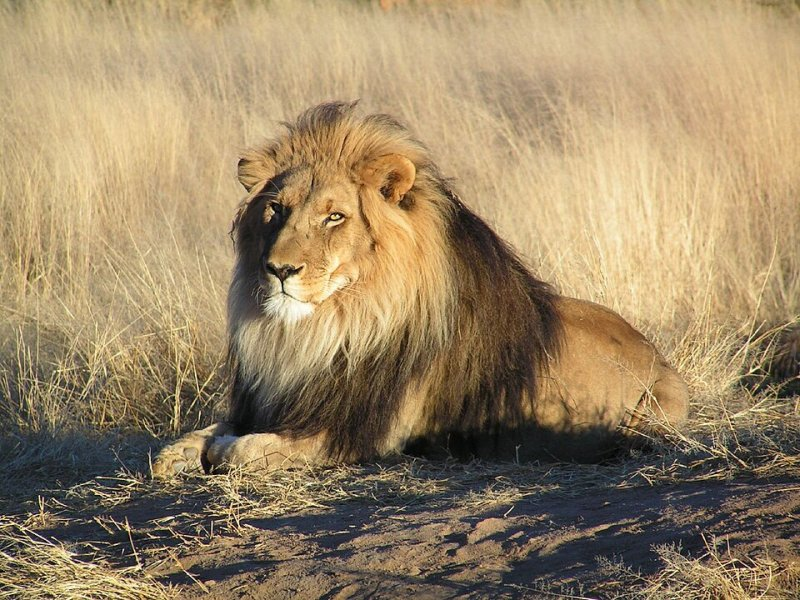
#> input picture backend/desk_test/img/lion.jpg, 800 x 600 px; its folder holds 4 pictures in this run
$ python bench_v3.py
#> lines starting #> are read from the running program, lines starting #| are printed output that depends on the picture
### backend/desk_test/scene.py
"""Mock "scene camera" views of the desk-test page, for pre-runs without the Neon.

The page (index.html) is drawn as a 1280x720 screen: distractor text on the left, a picture (tests A/B) or the
lake video (tests C/D) on the right. That screen is composited into a 1600x1200 frame (the Neon scene camera's
size) on a monitor standing on a desk. Everything here returns the frame plus the regions in normalized
frame coordinates (0..1), so gaze scripts and ground truth use the same numbers as the engine.

The lake scene mirrors drawLake() in index.html (same geometry and timeline).
"""
from __future__ import annotations

import math
from pathlib import Path

import cv2
import numpy as np

HERE = Path(__file__).resolve().parent
IMG = HERE / "img"
FRAME_W, FRAME_H = 1600, 1200
SCREEN_W, SCREEN_H = 1280, 720
# where the screen sits in the camera frame (normalized): a monitor ~60 cm in front of the wearer
SCREEN_BOX = (0.10, 0.10, 0.90, 0.10 + 0.80 * (SCREEN_H / SCREEN_W) * (FRAME_W / FRAME_H))

# screen layouts (normalized screen coords), mirrored by index.html's CSS
LAYOUT = {
    "pictures": {"text": (0.03, 0.12, 0.33, 0.92), "panel": (0.64, 0.12, 0.97, 0.92)},
    "video": {"text": (0.03, 0.12, 0.38, 0.92), "panel": (0.48, 0.14, 0.97, 0.86)},
}
PICTURES = ("lion", "tiger", "dog", "car", "house")
# where the animal/object is inside each photo (for "gaze on it"), normalized photo coords
SUBJECT_IN_PHOTO = {"lion": (0.32, 0.58), "tiger": (0.5, 0.45), "dog": (0.5, 0.5), "car": (0.62, 0.62),
                    "house": (0.45, 0.45)}

DISTRACTOR = (
    "Quarterly facilities update. The third-floor printer queue is now shared with the east wing, so "
    "please collect your pages promptly. Desk bookings for next week open on Monday at nine. The kitchen "
    "dishwasher will be serviced on Thursday afternoon; use the second-floor kitchen until it is back. "
    "Remember to log expenses before the end of the month and attach scanned receipts in PDF format. "
    "The fire drill is scheduled for Wednesday at eleven: leave by the nearest stairwell, not the lift, "
    "and gather in the car park by the north gate. Parking permits must be renewed online. Lost property "
    "is kept at reception for two weeks. The meeting rooms on level two now have new screens; the cable "
    "drawer holds every adapter you need. Please keep the quiet zone quiet."
)


def screen_to_frame(box):
    """Normalized screen box -> normalized camera-frame box."""
    sx0, sy0, sx1, sy1 = SCREEN_BOX
    return (sx0 + box[0] * (sx1 - sx0), sy0 + box[1] * (sy1 - sy0),
            sx0 + box[2] * (sx1 - sx0), sy0 + box[3] * (sy1 - sy0))


def _wrap_text(img, box, text, scale=0.62, color=(40, 40, 40)):
    h, w = img.shape[:2]
    x0, y0, x1, y1 = int(box[0] * w), int(box[1] * h), int(box[2] * w), int(box[3] * h)
    font = cv2.FONT_HERSHEY_SIMPLEX
    cv2.putText(img, "Facilities notes", (x0, y0 + 10), font, scale * 1.3, (20, 20, 20), 2, cv2.LINE_AA)
    y, line = y0 + 52, ""
    for word in text.split():
        trial = (line + " " + word).strip()
        if cv2.getTextSize(trial, font, scale, 1)[0][0] > x1 - x0:
            cv2.putText(img, line, (x0, y), font, scale, color, 1, cv2.LINE_AA)
            y, line = y + 27, word
            if y > y1:
                return
        else:
            line = trial
    cv2.putText(img, line, (x0, y), font, scale, color, 1, cv2.LINE_AA)


def _fit(src, w, h):
    """Letterbox src into w x h (black bars), like CSS object-fit: contain. Returns image + placement."""
    sh, sw = src.shape[:2]
    s = min(w / sw, h / sh)
    nw, nh = int(sw * s), int(sh * s)
    out = np.zeros((h, w, 3), np.uint8)
    ox, oy = (w - nw) // 2, (h - nh) // 2
    out[oy:oy + nh, ox:ox + nw] = cv2.resize(src, (nw, nh), interpolation=cv2.INTER_AREA)
    return out, (ox / w, oy / h, (ox + nw) / w, (oy + nh) / h)


# ---- the lake scene (same as drawLake() in index.html) ------------------------------------------
LAKE_PERIOD = 20.0
FIG_H = 0.34          # figure height, fraction of the panel height
FOOT_Y = 0.84


def shore_x(y: float) -> float:
    return 0.70 + 0.025 * math.sin(y * 14.0)


def figure_x(t: float) -> tuple[float, int]:
    """Figure's centre x (panel coords) and facing (+1 right / -1 left) at scene time t."""
    t = t % LAKE_PERIOD
    if t < 10:
        return 0.08 + (0.645 - 0.08) * t / 10, 1          # walks to the water's edge
    if t < 14:
        return 0.645, 1                                    # stands at the edge
    return 0.645 - (0.645 - 0.08) * (t - 14) / 6, -1      # walks back


def lake_truth_gap(t: float, panel_w: float, panel_h: float) -> float:
    """Ground-truth gap between the figure's front and the shore, in figure heights."""
    x, face = figure_x(t)
    front = x + 0.035
    return max(0.0, shore_x(FOOT_Y) - front) * panel_w / (FIG_H * panel_h)


def draw_lake(w: int, h: int, t: float) -> np.ndarray:
    img = np.zeros((h, w, 3), np.uint8)
    hor = int(0.48 * h)
    for y in range(hor):                                   # sky gradient
        k = y / hor
        img[y, :] = (int(235 - 40 * k), int(200 - 20 * k), int(150 - 30 * k))
    hills = np.array([[0, hor], [int(0.2 * w), int(0.38 * h)], [int(0.45 * w), int(0.44 * h)],
                      [int(0.7 * w), int(0.36 * h)], [w, int(0.43 * h)], [w, hor]], np.int32)
    cv2.fillPoly(img, [hills], (90, 130, 95))
    img[hor:, :] = (70, 160, 95)                           # grass
    pts = [(int(shore_x(y / h) * w), y) for y in range(hor, h, 4)] + [(w, h), (w, hor)]
    cv2.fillPoly(img, [np.array(pts, np.int32)], (180, 110, 30))     # lake
    for i in range(14):                                    # ripples
        yy = hor + 12 + (i * 37) % (h - hor - 12)
        xx = int((0.76 + 0.2 * ((i * 0.37 + t * 0.02) % 1)) * w)
        cv2.line(img, (xx, yy), (xx + int(0.05 * w), yy), (215, 160, 90), 2, cv2.LINE_AA)
    # a tree on the left
    cv2.rectangle(img, (int(0.03 * w), int(0.42 * h)), (int(0.045 * w), int(0.62 * h)), (40, 70, 100), -1)
    cv2.circle(img, (int(0.038 * w), int(0.38 * h)), int(0.07 * h), (50, 110, 50), -1)
    # the person
    x, face = figure_x(t)
    fh = FIG_H * h
    cx, foot = x * w, FOOT_Y * h
    hip, shoulder = foot - 0.48 * fh, foot - 0.80 * fh
    walking = (t % LAKE_PERIOD) < 10 or (t % LAKE_PERIOD) >= 14
    sw = math.sin(t * 2 * math.pi * 1.6) * (0.35 if walking else 0.0)
    leg = 0.48 * fh
    for s in (sw, -sw):                                    # legs (jeans)
        fx, fy = cx + math.sin(s) * leg, hip + math.cos(s) * leg
        cv2.line(img, (int(cx), int(hip)), (int(fx), int(fy)), (120, 60, 30), max(3, int(0.06 * fh)), cv2.LINE_AA)
        cv2.ellipse(img, (int(fx + face * 0.03 * fh), int(fy)), (int(0.05 * fh), int(0.02 * fh)), 0, 0, 360,
                    (30, 30, 30), -1)
    body = np.array([[cx - 0.09 * fh, shoulder], [cx + 0.09 * fh, shoulder],
                     [cx + 0.07 * fh, hip], [cx - 0.07 * fh, hip]], np.int32)
    cv2.fillPoly(img, [body], (40, 40, 210))               # red top
    for s in (-sw, sw):                                    # arms
        hx, hy = cx + math.sin(s) * 0.35 * fh, shoulder + math.cos(s) * 0.35 * fh
        cv2.line(img, (int(cx), int(shoulder + 0.03 * fh)), (int(hx), int(hy)), (150, 180, 225),
                 max(2, int(0.04 * fh)), cv2.LINE_AA)
    cv2.circle(img, (int(cx), int(shoulder - 0.11 * fh)), int(0.1 * fh), (150, 180, 225), -1, cv2.LINE_AA)  # head
    cv2.ellipse(img, (int(cx), int(shoulder - 0.15 * fh)), (int(0.1 * fh), int(0.06 * fh)), 0, 180, 360,
                (30, 40, 60), -1)                          # hair
    return img


# ---- page + camera frame ----------------------------------------------------------------------
_photos: dict[str, np.ndarray] = {}


def photo(name: str) -> np.ndarray:
    if name not in _photos:
        _photos[name] = cv2.imread(str(IMG / f"{name}.jpg"))
    return _photos[name]


def render_screen(mode: str, picture: str | None = None, t: float = 0.0):
    """The page as the screen shows it. Returns (img, regions in normalized SCREEN coords)."""
    scr = np.full((SCREEN_H, SCREEN_W, 3), 246, np.uint8)
    cv2.rectangle(scr, (0, 0), (SCREEN_W, 46), (60, 50, 45), -1)
    cv2.putText(scr, "Spidey Sense desk test", (16, 31), cv2.FONT_HERSHEY_SIMPLEX, 0.7, (235, 235, 235), 1,
                cv2.LINE_AA)
    lay = LAYOUT[mode]
    _wrap_text(scr, lay["text"], DISTRACTOR)
    px0, py0, px1, py1 = lay["panel"]
    pw, ph = int((px1 - px0) * SCREEN_W), int((py1 - py0) * SCREEN_H)
    regions = {"text": lay["text"], "panel": lay["panel"]}
    if mode == "pictures":
        content, inner = _fit(photo(picture), pw, ph)
        sx, sy = SUBJECT_IN_PHOTO[picture]
        regions["subject"] = (px0 + (inner[0] + sx * (inner[2] - inner[0])) * (px1 - px0),
                              py0 + (inner[1] + sy * (inner[3] - inner[1])) * (py1 - py0))
    else:
        content = draw_lake(pw, ph, t)
        x, _ = figure_x(t)
        regions["subject"] = (px0 + x * (px1 - px0), py0 + (FOOT_Y - FIG_H / 2) * (py1 - py0))
        regions["water"] = (px0 + 0.85 * (px1 - px0), py0 + 0.75 * (py1 - py0))
        regions["truth_gap"] = lake_truth_gap(t, pw, ph)
    scr[int(py0 * SCREEN_H):int(py0 * SCREEN_H) + ph, int(px0 * SCREEN_W):int(px0 * SCREEN_W) + pw] = content
    return scr, regions


_bg: np.ndarray | None = None


def desk_background() -> np.ndarray:
    global _bg
    if _bg is None:
        rng = np.random.default_rng(7)
        bg = np.zeros((FRAME_H, FRAME_W, 3), np.uint8)
        desk_y = int(0.80 * FRAME_H)
        for y in range(desk_y):
            bg[y, :] = (int(200 - 30 * y / desk_y), int(205 - 25 * y / desk_y), int(210 - 20 * y / desk_y))
        bg[desk_y:, :] = (60, 100, 150)                    # wooden desk
        for i in range(40):
            yy = desk_y + int(rng.integers(0, FRAME_H - desk_y))
            cv2.line(bg, (0, yy), (FRAME_W, yy + int(rng.integers(-8, 8))), (50, 88, 135), 1)
        cv2.rectangle(bg, (int(0.25 * FRAME_W), int(0.86 * FRAME_H)), (int(0.70 * FRAME_W), int(0.95 * FRAME_H)),
                      (45, 45, 45), -1)                    # keyboard
        cv2.circle(bg, (int(0.85 * FRAME_W), int(0.9 * FRAME_H)), 55, (230, 230, 235), -1)   # mug
        noise = rng.normal(0, 4, bg.shape)
        _bg = np.clip(bg + noise, 0, 255).astype(np.uint8)
    return _bg


def camera_frame(mode: str, picture: str | None = None, t: float = 0.0):
    """Scene-camera frame (1600x1200 BGR) + regions in normalized FRAME coords."""
    scr, reg = render_screen(mode, picture, t)
#> in render_screen, `cv2.putText(scr, "Spidey Sense desk test", (16, 31), cv2.FONT_HERSHEY_..`:
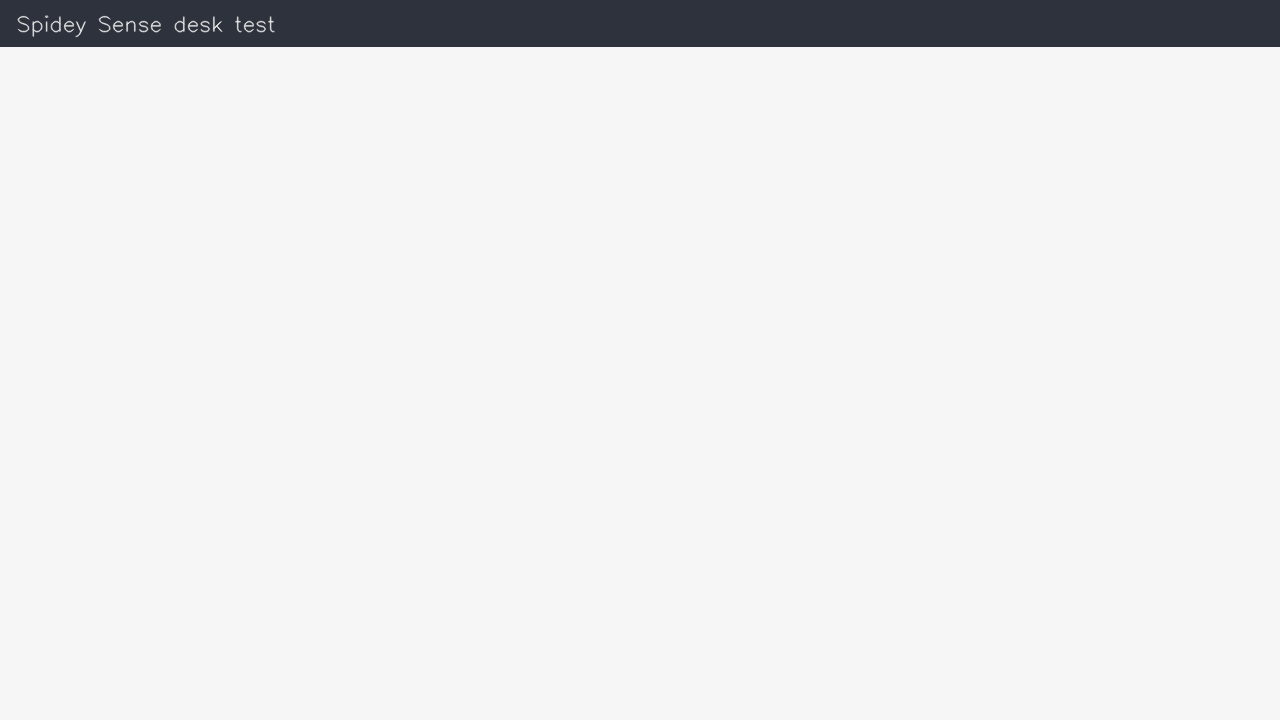
#> scr: shape (720, 1280, 3); mean of channels 0, 1, 2 234, 233.4, 233; drawn as B, G, R
#> after the loop in _wrap_text, `for word in text.split():`:
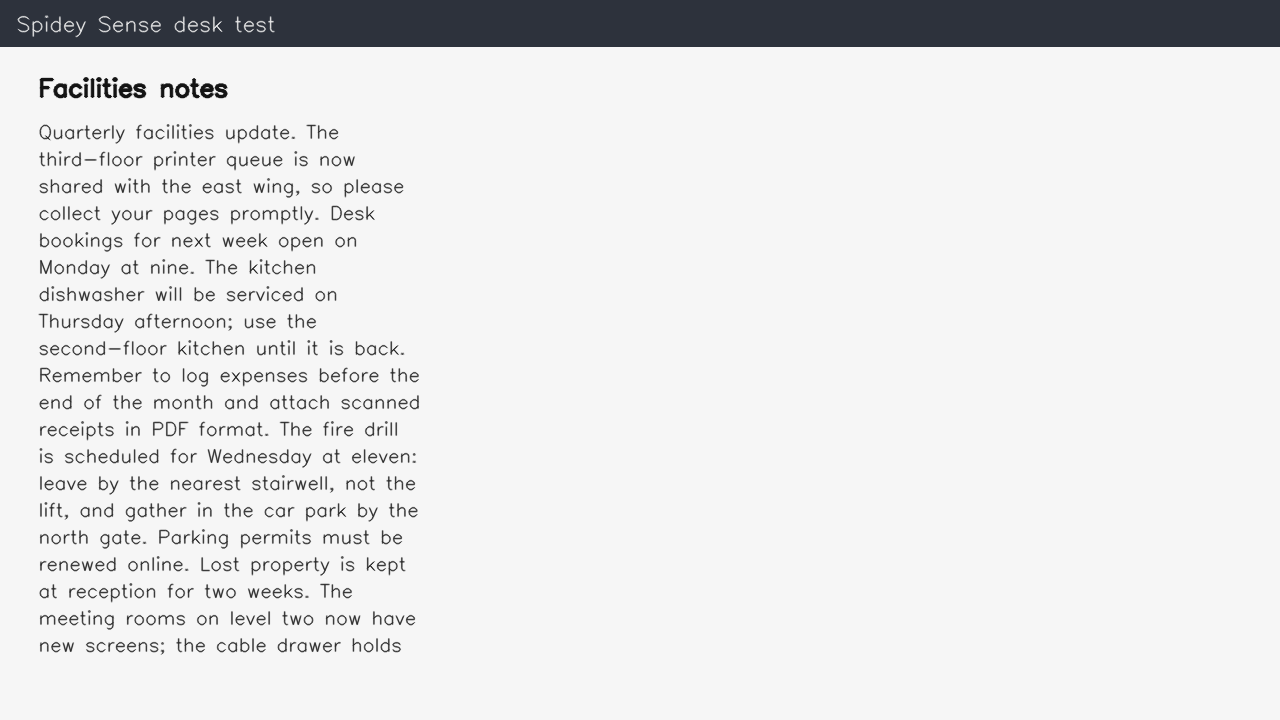
#> img: shape (720, 1280, 3); mean of channels 0, 1, 2 229.5, 228.9, 228.6; drawn as B, G, R
#> in photo, returned value is the input picture: shape (600, 800, 3); mean B, G, R 102.6, 135.3, 156.1
#> in _fit, `sh, sw = src.shape[:2]`: sh = 600; sw = 800
#> in _fit, `s = min(w / sw, h / sh)`: s = 0.527
#> in _fit, `nw, nh = int(sw * s), int(sh * s)`: nw = 422; nh = 316
#> in _fit, `ox, oy = (w - nw) // 2, (h - nh) // 2`: ox = 0; oy = 130
#> in _fit, `out[oy:oy + nh, ox:ox + nw] = cv2.resize(src, (nw, nh), interpolation=..`:
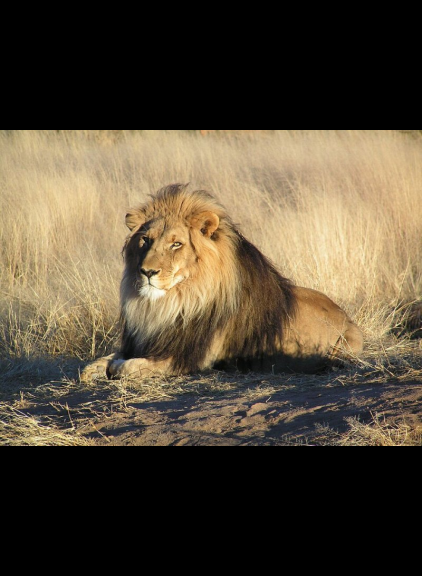
#> out: shape (576, 422, 3); mean B, G, R 56.3, 74.2, 85.6
#> in render_screen, `content, inner = _fit(photo(picture), pw, ph)`: inner = (0, 0.226, 1, 0.774)
#> in render_screen, `scr[int(py0 * SCREEN_H):int(py0 * SCREEN_H) + ph, int(px0 * SCREEN_W):..`:
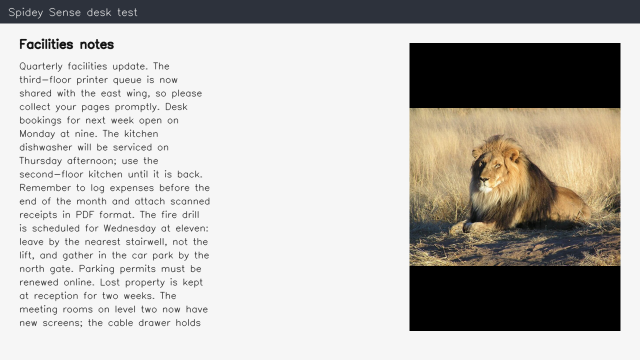
#> scr: shape (720, 1280, 3) (shown at 1/2 size); mean of channels 0, 1, 2 179.5, 183.6, 186.3; drawn as B, G, R
#> reg = {'text': (0.03, 0.12, 0.33, 0.92), 'panel': (0.64, 0.12, 0.97, 0.92), 'subject': (0.746, 0.555)}
    img = desk_background().copy()
#> after the loop in desk_background, `for i in range(40):`:
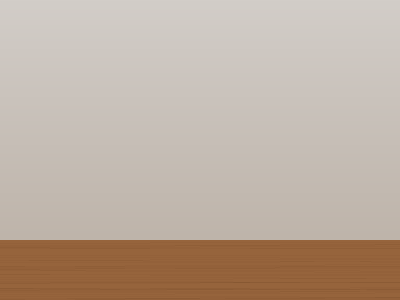
#> bg: shape (1200, 1600, 3) (shown at 1/4 size); mean of channels 0, 1, 2 159.3, 173.2, 189.2; drawn as B, G, R
#> in desk_background, `noise = rng.normal(0, 4, bg.shape)`:
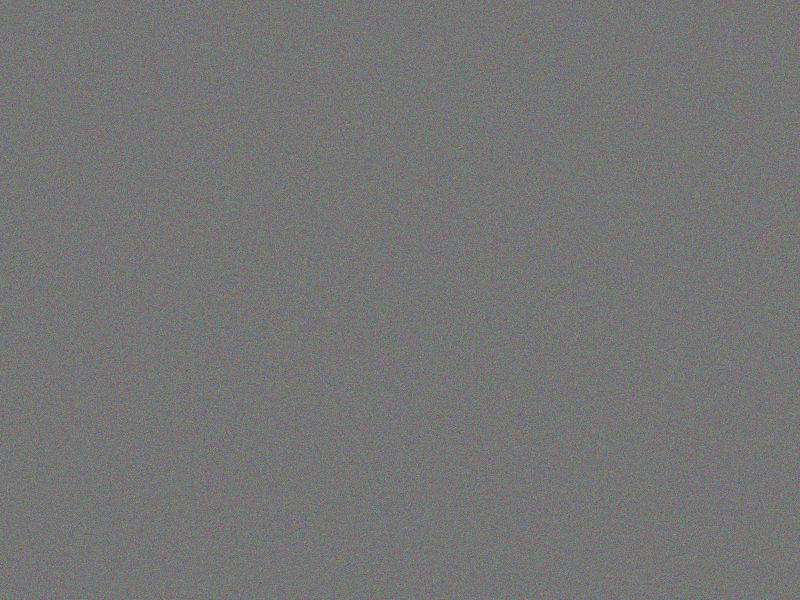
#> noise: shape (1200, 1600, 3) float64 (shown at 1/2 size); mean of channels 0, 1, 2 0, 0, 0; drawn with min black and max white
    x0, y0, x1, y1 = SCREEN_BOX
    X0, Y0, X1, Y1 = int(x0 * FRAME_W), int(y0 * FRAME_H), int(x1 * FRAME_W), int(y1 * FRAME_H)
    cv2.rectangle(img, (X0 - 14, Y0 - 14), (X1 + 14, Y1 + 14), (25, 25, 25), -1)       # bezel
#> img: shape (1200, 1600, 3)
#> (the rest of the program and of its run is left out)
